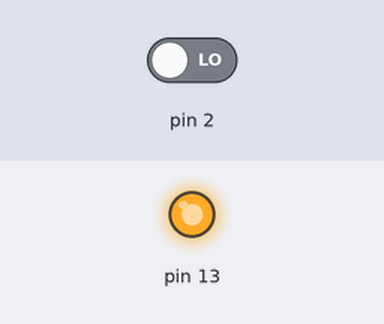
A sketch run on a simulated Arduino Uno, built with avr-gcc and run on an emulated ATmega328P. On the bench: output pins drawn as LEDs (lit = HIGH). The test bench sets the inputs (shaded band); at power-on: pin 2 LOW.

Above: at 0.1 s.
Timing chart, 0 to 1.6 s (numbered marks = the images above):
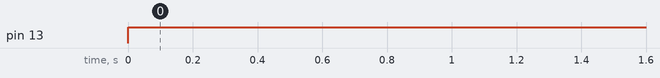

The sketch:

buttom.ino
```cpp
void setup() {
  // put your setup code here, to run once:
pinMode(2, INPUT);
pinMode(13, OUTPUT);
}
boolean val;
void loop() {
  // put your main code here, to run repeatedly:
  val = digitalRead(2);

  digitalWrite(13, HIGH);
}
```

Measured:
- by itself, pin 13: LOW → HIGH at 0.00 s
